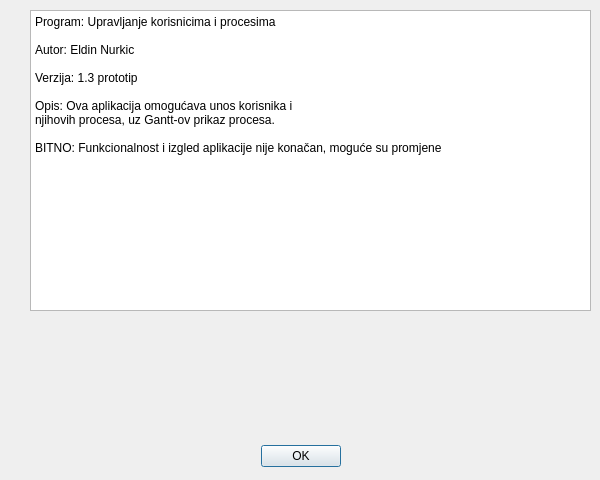
<?xml version="1.0" encoding="UTF-8"?>
<ui version="4.0">
 <class>DialogInfo</class>
 <widget class="QDialog" name="DialogInfo">
  <property name="geometry">
   <rect>
    <x>0</x>
    <y>0</y>
    <width>600</width>
    <height>480</height>
   </rect>
  </property>
  <property name="windowTitle">
   <string>Dialog</string>
  </property>
  <widget class="QDialogButtonBox" name="buttonBox">
   <property name="geometry">
    <rect>
     <x>260</x>
     <y>440</y>
     <width>81</width>
     <height>32</height>
    </rect>
   </property>
   <property name="layoutDirection">
    <enum>Qt::LeftToRight</enum>
   </property>
   <property name="orientation">
    <enum>Qt::Horizontal</enum>
   </property>
   <property name="standardButtons">
    <set>QDialogButtonBox::Ok</set>
   </property>
  </widget>
  <widget class="QPlainTextEdit" name="plainTextEdit">
   <property name="geometry">
    <rect>
     <x>30</x>
     <y>10</y>
     <width>561</width>
     <height>301</height>
    </rect>
   </property>
   <property name="readOnly">
    <bool>true</bool>
   </property>
   <property name="plainText">
    <string>Program: Upravljanje korisnicima i procesima

Autor: Eldin Nurkic

Verzija: 1.3 prototip

Opis: Ova aplikacija omogućava unos korisnika i 
njihovih procesa, uz Gantt-ov prikaz procesa.

BITNO: Funkcionalnost i izgled aplikacije nije konačan, moguće su promjene
</string>
   </property>
  </widget>
 </widget>
 <resources/>
 <connections>
  <connection>
   <sender>buttonBox</sender>
   <signal>accepted()</signal>
   <receiver>DialogInfo</receiver>
   <slot>accept()</slot>
   <hints>
    <hint type="sourcelabel">
     <x>248</x>
     <y>254</y>
    </hint>
    <hint type="destinationlabel">
     <x>157</x>
     <y>274</y>
    </hint>
   </hints>
  </connection>
  <connection>
   <sender>buttonBox</sender>
   <signal>rejected()</signal>
   <receiver>DialogInfo</receiver>
   <slot>reject()</slot>
   <hints>
    <hint type="sourcelabel">
     <x>316</x>
     <y>260</y>
    </hint>
    <hint type="destinationlabel">
     <x>286</x>
     <y>274</y>
    </hint>
   </hints>
  </connection>
 </connections>
</ui>
